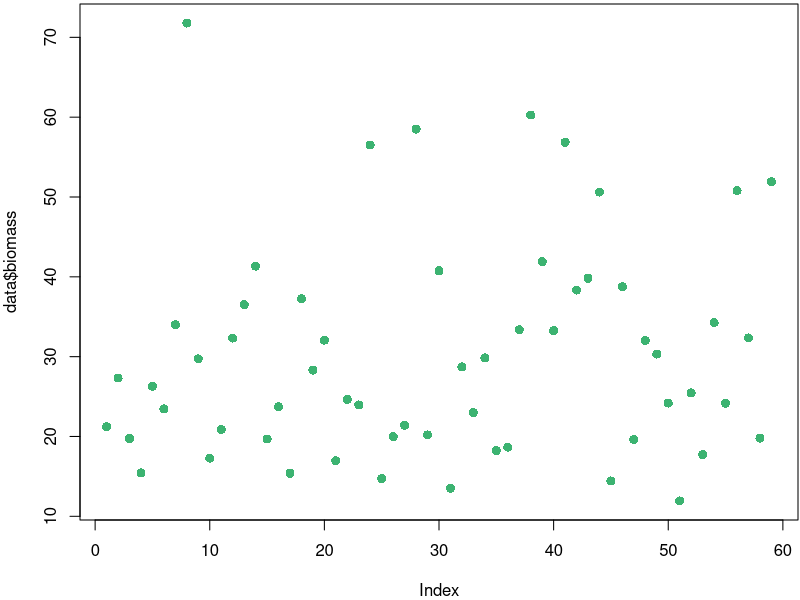
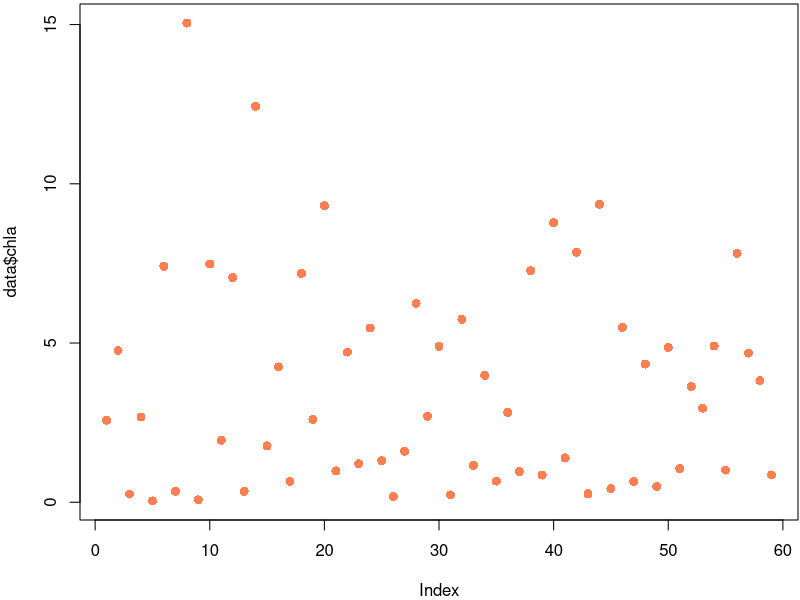
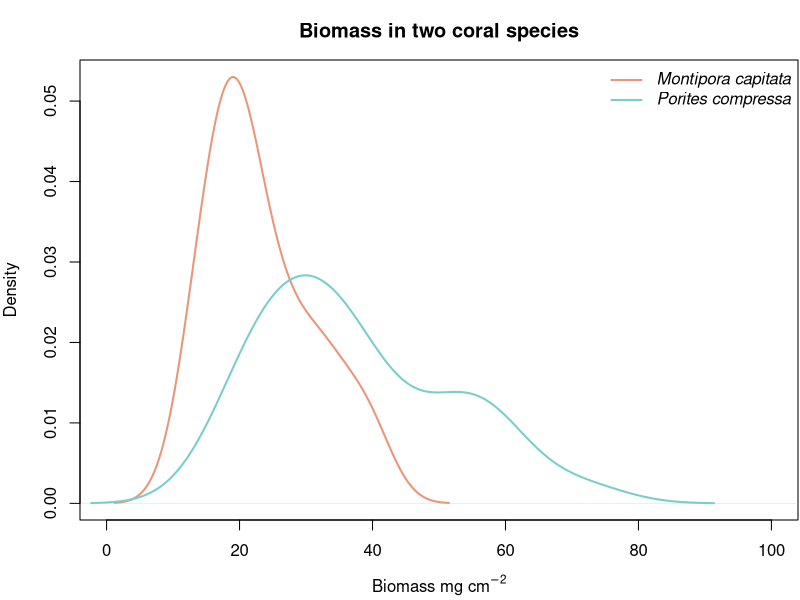

Write R code to recreate these figures, in order. (Note: this script raises an error after producing the figures.)
## ---- chunk 1
# in this area (above you can put global options, such as "no warmings", "no messages")
# you can also set global directory like this....knitr::opts_knit$set(root.dir = '~/file/file') 
# instead, use R projects and all your files will be in the location of your Project... see here

# or you can set it like this...

require("knitr")
knitr::opts_chunk$set(warning=FALSE, message=FALSE)

getwd() # show me my working directory, this is where your R project and files are

## ---- chunk 2
data<-read.csv("data/coral_data.csv")
par(mar = c(4, 4, 0.2, 0.1))
plot(data$biomass, pch=16, cex=1.2, col="mediumseagreen")
plot(data$chla, pch=16, cex=1.2, col="coral")

## ---- chunk 3
# use results="hide" here to suppress messages associate with "dev.off" and dev.print to save figure

MC.df<-data[(data$Species=="MC"),] ## Montipora capitata alone
PC.df<-data[(data$Species=="PC"),] ## Porites compress alone

par(mar = c(4, 4, 3, 0.1))

plot(density(MC.df$biomass), lwd=2, col="darksalmon", xlim=c(0,100), main="Biomass in two coral species", xlab=expression(paste("Biomass mg cm"^-2, sep="")))
lines(density(PC.df$biomass), lwd=2, col="darkslategray3", yaxt="n", ylab="", xaxt="n", xlab="")
legend("topright", legend=c(expression(italic("Montipora capitata")), expression(italic("Porites compressa"))), lwd=2, col=c("darksalmon", "darkslategray3"), bty="n")

dev.print(pdf, "figures/biomass in two species.pdf", encod="MacRoman", height=4, width=6) # export in directory
dev.off()

## ---- chunk 4
## love your data and it will love you back
getwd()
## ---- chunk 5
################################################
# import data, observe structure
################################################

# data file is in the folder 'data', within main working directory
data<-read.csv("data/coral_data.csv")
names(data)
## ---- chunk 6
# message = FALSE to hide any messages with exporting the figure with dev.off(), or anything else that R may generate. If you set warning=FALSE, warnings will be hidden as well. 

par(mfrow=c(1,1), pty="sq")
Status.label<-c("Bleached", "Pigmented") # for x labels

plot(chla~Status, data=data, xaxt="n", col="salmon",
     ylab=expression(paste("Chlorophyll", ~italic("a"), ~(mu*g~cm^-2), sep="")), 
     xlab="Coral Physiological State", 
     main="Example Figure")
axis(1, at=1:2, labels=Status.label) # this plots new labels on the x axis (axis = 1)

##### save the figure and export to directory? ####
# in this case, there is a file in my directory names 'figures' where I want plots to go

dev.copy(pdf, "figures/Chlorophyll.pdf", encod="MacRoman", height=5, width=5) 
# height and width set here for the output figure
dev.off() # close the object
## ---- chunk 7
chla<-(data$chla)
mean(chla)
## ---- chunk 8
mean(chla)

par(mfrow=c(1,1))
hist(chla, col="gray85", xlab=expression(paste("Chlorophyll", ~italic("a"), ~(mu*g~cm^-2), sep="")), cex.main=0.8, cex.axis=0.8, cex.lab=0.8)
## ---- chunk 9
par(mfrow=c(1,2))
# make figure 4 x 4 and center align
hist(data$chla[data$Status=="B"], col="darksalmon", xlab=expression(paste("Chlorophyll", ~italic("a"), ~(mu*g~cm^-2), sep="")), main="Bleached coral", cex.main=0.8, cex.axis=0.8, cex.lab=0.8)
hist(data$chla[data$Status=="NB"], col="darkslategray3", xlab=expression(paste("Chlorophyll", ~italic("a"), ~(mu*g~cm^-2), sep="")), main="Non-Bleached coral", cex.main=0.8, cex.axis=0.8, cex.lab=0.8)
## ---- chunk 10
plot(chla~Site, data=data, col="darkseagreen1")
# make figure 4 x 4 and center align
## ---- chunk 11
plot(chla~Site, data=data, col="darkseagreen1")
## ---- chunk 12
knitr::kable(data[c(1:5), c(1:10)])
## ---- chunk 13
chl.mean<-aggregate(chla~Time.point + Site + Species + Status, data, mean)
biomass.mean<-aggregate(biomass~Time.point + Site + Species + Status, data, mean)
data.table<-cbind(chl.mean[, c(1:5)], biomass.mean[,5])
colnames(data.table)<-c("Time Point", "Site", "Species", "Status", "mean chla", "mean AFDW")
knitr::kable(data.table)
## ---- chunk 14
# for this lesson you will need to download the following packages
# you can use:    install.packages("package name") if you don't have them already in your library

library('lme4')
library('lmerTest')
library('effects')
library('effects')

str(data)
data$Sample.ID<-as.factor(data$Sample.ID) # change 'Sample.ID' to a factor
## ---- chunk 15
mod<-lmer(chla~Species*Site*Status+(1|Pair), data=data)
anova(mod, type=2)
rand(mod)
plot(allEffects(mod), ylab="total chlorophyll/cm2")
